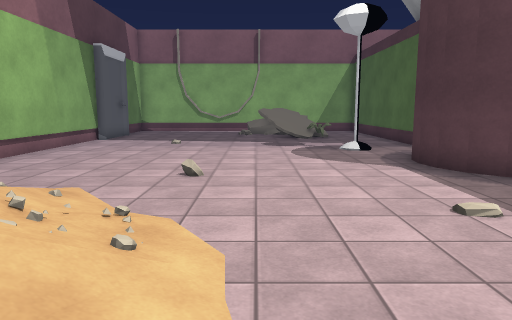
[1] (above)

14 first-person views from a walk through a 3-D level made in the Unity game engine. The camera is 1.5 m above the floor, tilts 8° down and sees 70° across. The floor is counted in squares, 1 m on a side. Each view is taken from the middle of a square. On the plan, view 1 faces up. The plan holds only what a view shows up to about 16 squares ahead; the rest is blank. The place goes on beyond the plan. The player character is not drawn. Some animated figures are left out. Some surface patterns are stand-ins.

[2]
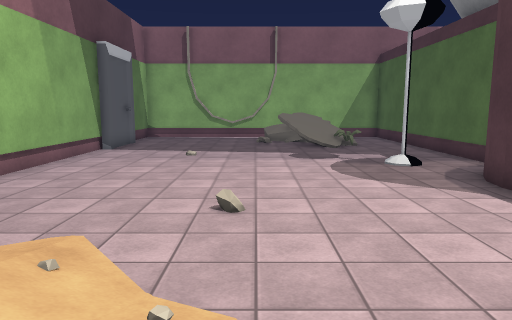

[3]
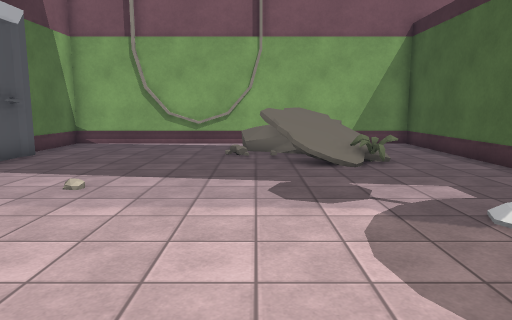

[4]
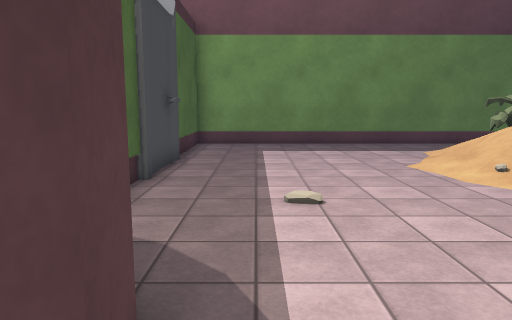

[5]
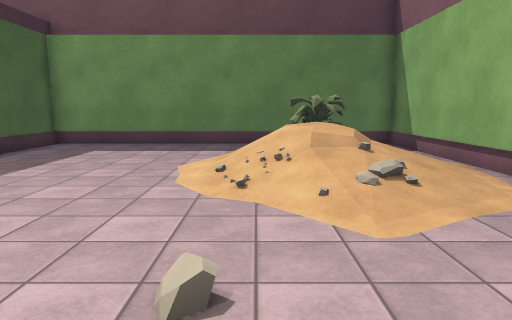

[6]
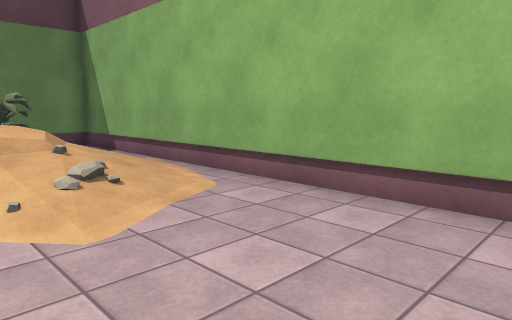

[7]
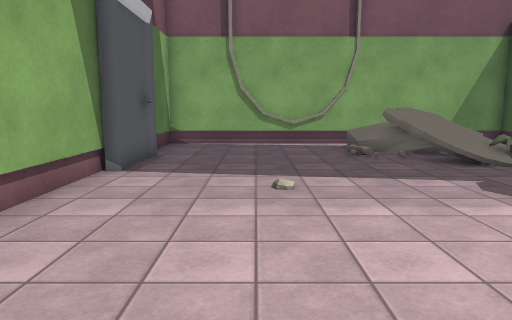

[8]
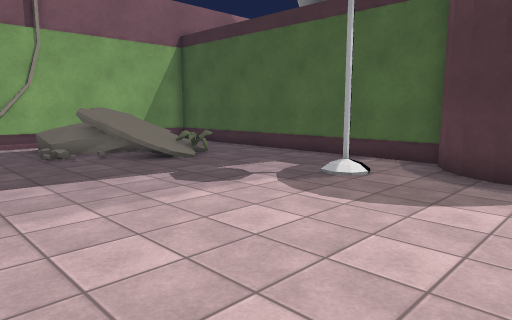

[9]
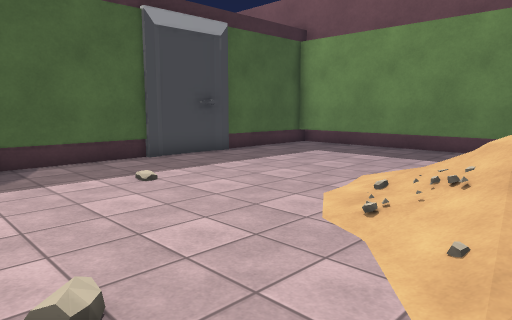

[10]
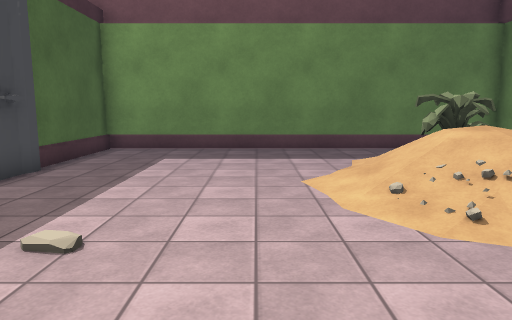

[11]
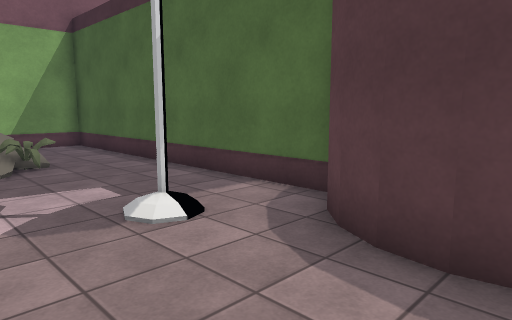

[12]
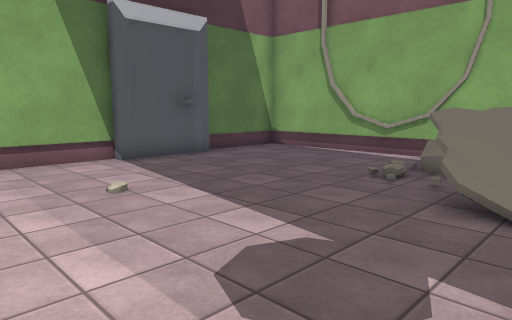

[13]
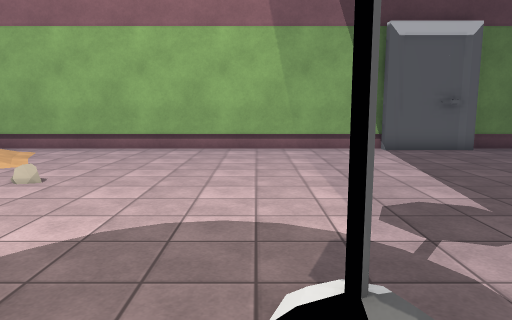

[14]
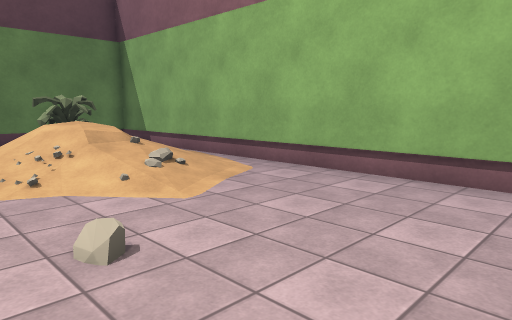

### Floor plan
Key: @ floor where view 1 was taken; # wall or solid block; . main floor; : floor 1 m higher than the main floor; / step, stairs or slope; = window, fence, low wall or low ledge; R rock; L lamp; P plant.
Columns run from 8 left of view 1 to 7 right of it. Each row starts with its distance up from view 1.
 25 ################
 24 #.......     ..#
 23 #.......     ..#
 22 #.......R// ...#
 21 ##......////...#
 20  #.......////..#
 19  #.......=/P...#
 18 ##.............#
 17 #..............#
 16 #....R.........#
 15 #..............#
 14 #...........L..#
 13 #..............#
 12 #.............##
 11 #............##
 10 #............#
  9 #............##
  8 #......R......##
  7 #..............#
  6 #...//.........#
  5 #./////....R...#
  4 #.//////.......#
  3 #.//////.......#
  2 #////://.......#
  1 #/   ///.......#
  0 #   PP/.@......#
 -1 #    //........#
 -2 #    /.........#
 -3 #    ..........#
 -4 ################

Positions as (right, up) in squares from view 1, and headings:
1: (0, 0), facing up
2: (-1, 2), facing up
3: (0, 9), facing up
4: (4, 11), facing down
5: (-2, 11), facing down
6: (-2, 11), facing down-left
7: (-4, 9), facing up
8: (-4, 9), facing up-right
9: (-4, 9), facing down-right
10: (1, 9), facing down
11: (1, 9), facing up-right
12: (3, 13), facing up-left
13: (6, 13), facing left
14: (0, 12), facing down-left
